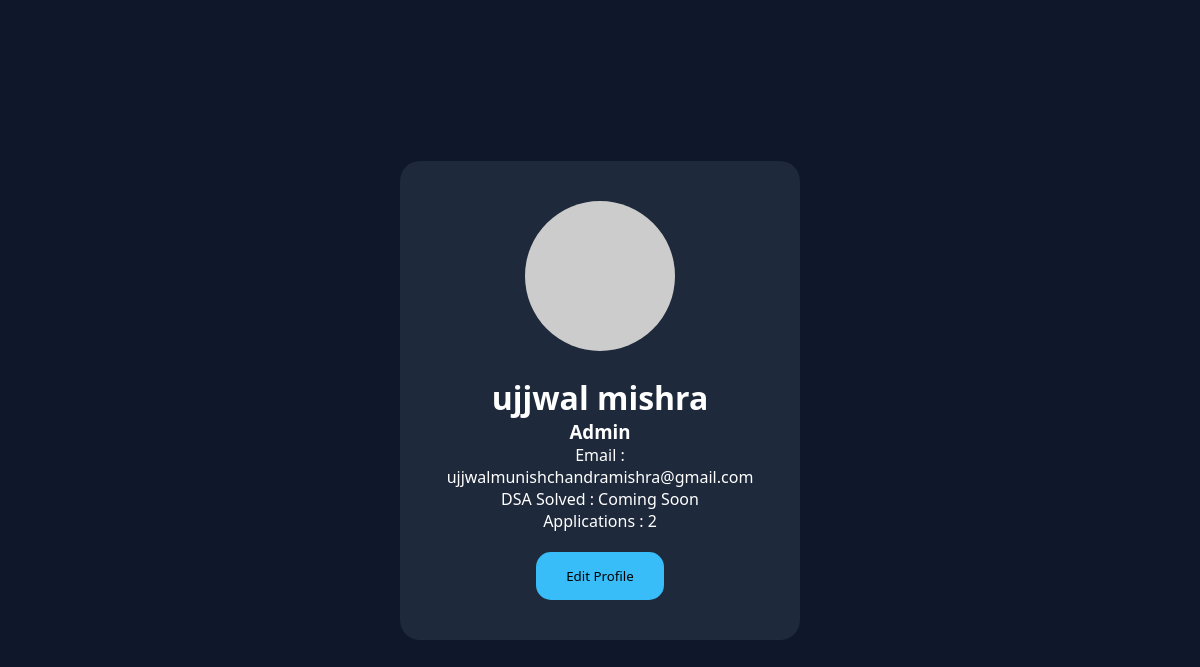
The app's page /profile.php (signed in) with its own data.
### tables this page shows
CREATE TABLE `users` (
  `id` int(11) NOT NULL,
  `full_name` varchar(100) NOT NULL,
  `email` varchar(100) NOT NULL,
  `password` varchar(255) NOT NULL,
  `role` enum('student','admin') DEFAULT 'student',
  `created_at` timestamp NOT NULL DEFAULT current_timestamp()
);

### profile.php (the view, shortened to what this page needs)
<?php
include "db.php";
$user_id = $_SESSION['user_id'];
$sql = "SELECT * FROM users WHERE id='$user_id'";
$result = mysqli_query($conn, $sql);
$user = mysqli_fetch_assoc($result);
?>
<!DOCTYPE html>
<html>
<head>
<link rel="stylesheet"
href="css/profile.css">
</head>
<body>
<div class="profile-card">
<img src="https://ui-avatars.com/api/?name=<?php echo urlencode($user['full_name']); ?>&background=38bdf8&color=fff">
<h1><?php echo $user['full_name']; ?></h1>
<h3><?php echo ucfirst($user['role']); ?></h3>
<p>Email : <?php echo $user['email']; ?></p>
<p>DSA Solved : Coming Soon</p>
<?php
$appQuery = mysqli_query($conn, "SELECT COUNT(*) AS total FROM applications WHERE user_id='$user_id'");
$appData = mysqli_fetch_assoc($appQuery);
?>
<p>Applications : <?php echo $appData['total']; ?></p>
<a href="edit_profile.php">
<button>
Edit Profile
</button>
</a>
</div>
</body>
</html>

### css/profile.css (style rules this page uses)
* { margin:0; padding:0; box-sizing:border-box; font-family:Segoe UI; }
body { background:#0f172a; display:flex; justify-content:center; align-items:center; height:100vh; }
.profile-card { width:400px; background:#1e293b; padding:40px; text-align:center; border-radius:20px; color:white; }
img { width:150px; border-radius:50%; margin-bottom:20px; }
button { margin-top:20px; padding:15px 30px; background:#38bdf8; border:none; border-radius:15px; cursor:pointer; }

### records on screen
users: full_name "ujjwal mishra", role "Admin", email "ujjwalmunishchandramishra@gmail.com"

### other values on screen
$appData['total'] "2"
